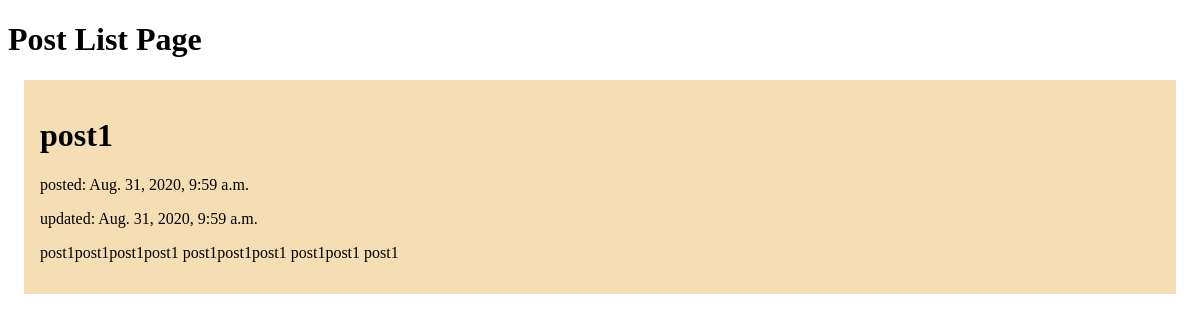
The app's page /posts/, older data.
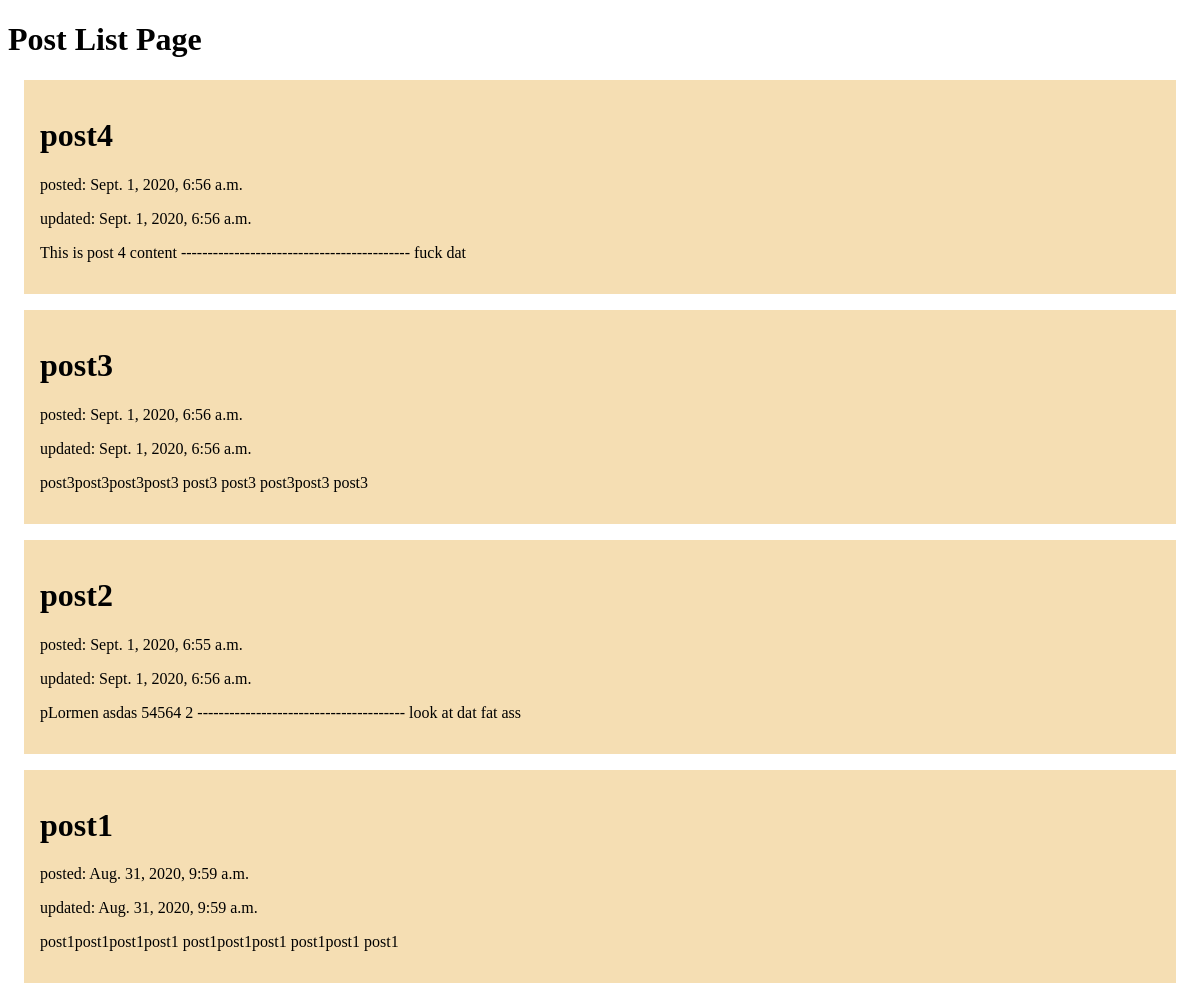
The same page, newer data.
### posts/models.py (models this page shows, shortened)
class Post(models.Model):
    title = models.CharField(max_length=120)
    content = models.TextField()
    updated = models.DateTimeField(auto_now=True, auto_now_add=False)
    timestamp = models.DateTimeField(auto_now=False, auto_now_add=True)
    label = models.ManyToManyField(Label)
    class Meta:
        ordering = ['-timestamp']

### posts/views.py (the view)
# urls.py: path('', PostListView.as_view(), name='post_list'),
class PostListView(ListView):
    model = Post
    context_object_name = 'posts'
    queryset = Post.objects.all()
    template_name = 'posts/post_list.html'

### posts/templates/posts/post_list.html (shortened to what this page needs)
{% load static %}
<!DOCTYPE html>
<html lang="en">
<head>
  <link rel="stylesheet" href="{% static 'posts/css/posts_list.css' %} ">
</head>
<body>
  <h1>Post List Page</h1>
  {% for post in posts %}
  <div class="post-div">
    <h1>{{ post.title }}</h1>
    <p>posted: {{ post.timestamp }}</p>
    <p>updated: {{ post.updated }}</p>
    <p>{{ post.content }}</p>
  </div>
  {% endfor %}
</body>
</html>

### posts/static/posts/css/posts_list.css (style rules this page uses)
.post-div { background-color: wheat; padding: 1rem; margin: 1rem; }

Row changes from the older to the newer data that the page shows:
added Post: title "post4", timestamp "Sept. 1, 2020, 6:56 a.m.", updated "Sept. 1, 2020, 6:56 a.m.", content "This is post 4 content ------------------------------------------- fuck dat"
added Post: title "post3", timestamp "Sept. 1, 2020, 6:56 a.m.", updated "Sept. 1, 2020, 6:56 a.m.", content "post3post3post3post3 post3 post3 post3post3 post3"
added Post: title "post2", timestamp "Sept. 1, 2020, 6:55 a.m.", updated "Sept. 1, 2020, 6:56 a.m.", content "pLormen asdas 54564 2 --------------------------------------- look at dat fat ass"
